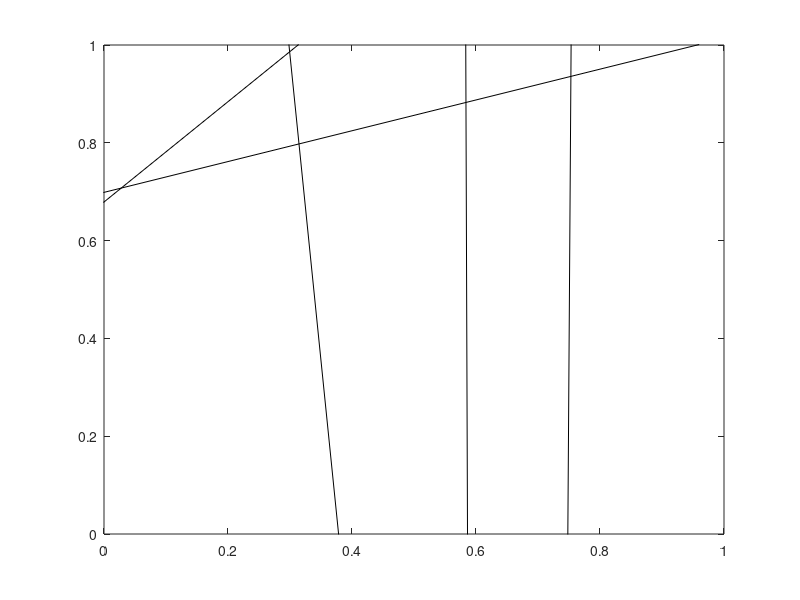
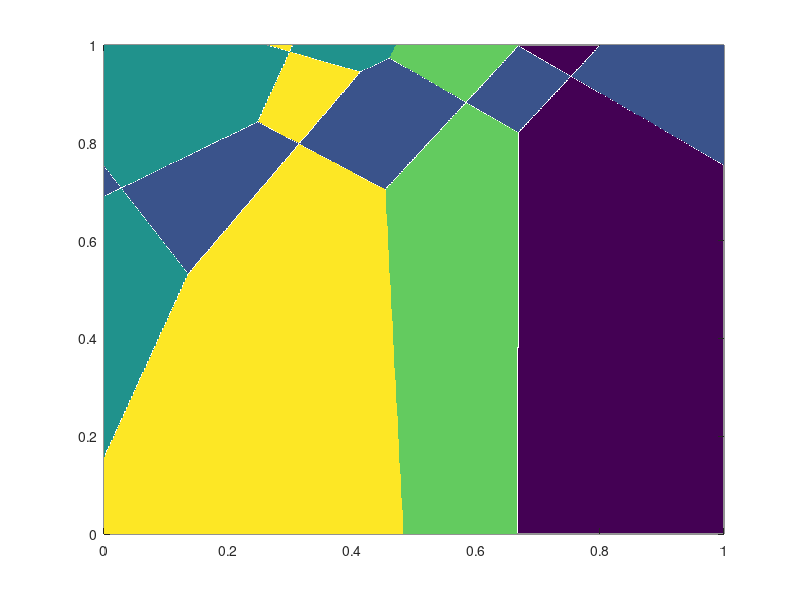
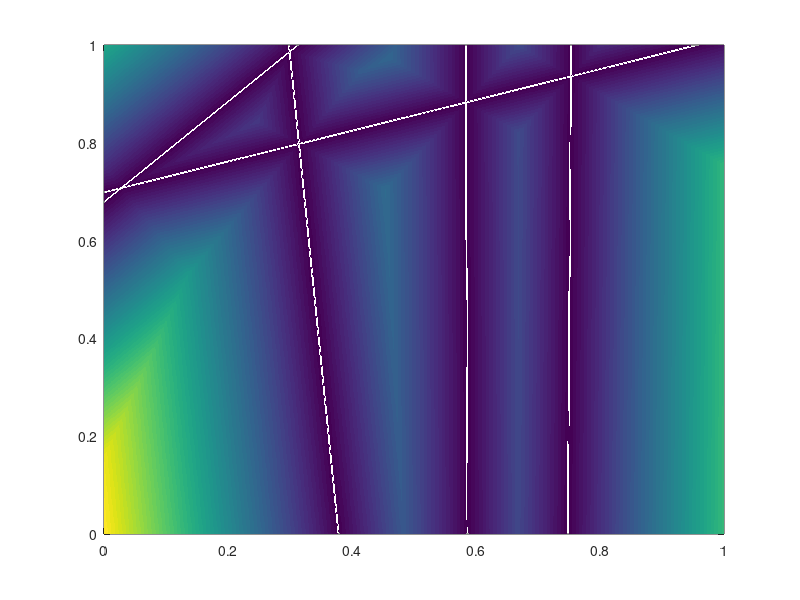

These charts were generated, in order, by the following MATLAB code:
% xCylinders.m

% trying to work out a solution to the Yablonskiy condition for static 
% dephasing (from Yablonskiy and Haacke, 1994):
%
%       1/(z*dw) << (r/2)^2/6D
%
% First, in 2D, an area filled with randomly oriented cylinders

clear; close all;

% generate space, a square of side 1, and fill it with randomly positioned
% and oriented cylinders, each cylinder must have the following: xpos,
% ypos, angle.

% parameters
M = 5; % maximum number of cylinders
Z = 0.05; % total volume that should be occupied by cylinders
R = 0.02; % radius of cylinders

% generate cylinders, each one has [XPOS, YPOS, ANGLE];
pos = rand(M,3);
pos(:,3) = pos(:,3)*pi; % so that it's an angle between 0 and 180 degrees,

p1(:,1) = pos(:,1) + 5*cos(pos(:,3)); % all lines have length 10
p1(:,2) = pos(:,2) + 5*sin(pos(:,3));

p2(:,1) = pos(:,1) - 5*cos(pos(:,3));
p2(:,2) = pos(:,2) - 5*sin(pos(:,3));

% % we don't really care about making them cylinders at this stage, lines
% % are fine
% pd2(:,1) = p2(:,1) + R*cos(pi - pos(:,3));
% pd2(:,2) = p2(:,2) + R*sin(pi - pos(:,3));
% 
% pf2(:,1) = p2(:,1) - R*cos(pi - pos(:,3));
% pf2(:,2) = p2(:,2) - R*sin(pi - pos(:,3));
% 
% pd3(:,1) = p3(:,1) - R*cos(pi - pos(:,3));
% pd3(:,2) = p3(:,2) - R*sin(pi - pos(:,3));
% 
% pf3(:,1) = p3(:,1) + R*cos(pi - pos(:,3));
% pf3(:,2) = p3(:,2) + R*sin(pi - pos(:,3));

% make a meshed grid of points
np = 1000;
[xg,yg] = meshgrid(linspace(0,1,np),linspace(0,1,np));

dl = p2-p1; % line vertical and horizontal extents

D = zeros(np,np,M); % points in the space

% loop through cylinders
for ii = 1:M
    
    ss = p2(ii,1).*p1(ii,2) - p2(ii,2).*p1(ii,1); % sides
    top = abs(dl(ii,2).*xg - dl(ii,1).*yg + ss);
    
    D(:,:,ii) = top./10;
end

% now find which cylinder is closest to each point
[md,ci] = min(D,[],3);

% calculate average distance
rhat = mean(md(:));
disp(['Average Distance to Line: ',num2str(rhat)]);

% visualise
figure('WindowStyle','Docked');
hold on; box on;
plot([p2(:,1),p1(:,1)]',[p2(:,2),p1(:,2)]','k-');
% plot([pd3(:,1),pf2(:,1)]',[pd3(:,2),pf2(:,2)]','k-');
% plot([pf3(:,1),pd2(:,1)]',[pf3(:,2),pd2(:,2)]','k-');

axis([0 1 0 1]);

% visualise closest points
figure('WindowStyle','Docked');
hold on; box on;
surf(linspace(0,1,np),linspace(0,1,np),ci,'EdgeColor','none');
view(2);

% visualise distance from vessel
figure('WindowStyle','Docked');
hold on; box on;
surf(linspace(0,1,np),linspace(0,1,np),md,'EdgeColor','none');
view(2);

